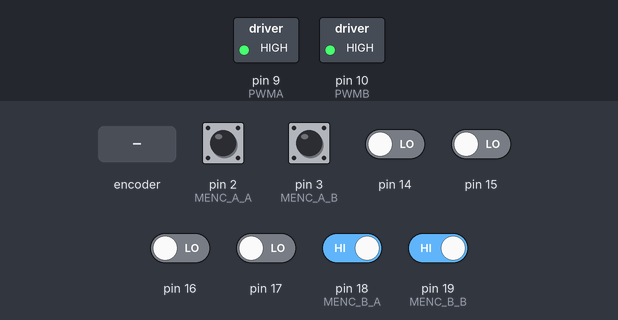
Simulated run of this program. Board: Arduino Uno, built with avr-gcc and run on an emulated ATmega328P. Parts: switched loads named in the program (green lamp = pin HIGH). Inputs (shaded band) come from the test bench; at power-on: pin 2 (MENC_A_A), pin 3 (MENC_A_B), pin 18 (MENC_B_A), pin 19 (MENC_B_B) HIGH, pin 14–17 LOW. Random numbers use the default seed unless the program sets one; what the program prints to the serial monitor is not drawn.

Above: at 1.2 s.
1.3 s: pin 18 (MENC_B_A) driven LOW
4.3 s: pin 19 (MENC_B_B) driven LOW
7.3 s: rotary encoder on pin 2 (MENC_A_A) / pin 3 (MENC_A_B) turned 3 steps (first pin leading)
Timing chart, 0 to 10.3 s (numbered marks = the images above; inputs shaded):
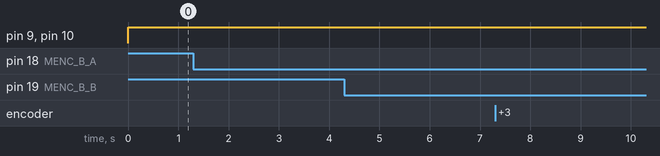

The program:

main.cpp
```cpp
#include <menc/menc.hpp>
#include <pidker/pidker.hpp>

MENC menc;
PIDKER pdiker;

MotorPID leftMotor(0.0, 0.0, 0.0, MOTOR_A_L1, MOTOR_A_L2, PWMA);
MotorPID rightMotor(0.0, 0.0, 0.0, MOTOR_B_L1, MOTOR_B_L2, PWMB);

#define TARGET_MIN 2500 // Minimum target position for erratic function
#define TARGET_MAX 3200 // Maximum target position for erratic function
#define TARGET_CHANGE_INTERVAL_MS 500 // Change target every 500 milliseconds (0.5 seconds)

void setup() {
  Serial.begin(115200);
}


float getErraticTargetPosition() {
  static unsigned long lastTargetChangeTime = 0;
  static float currentErraticTarget = 2800; // Initial target (can be any value within range)

  unsigned long currentTime = millis();
  if (currentTime - lastTargetChangeTime >= TARGET_CHANGE_INTERVAL_MS) {
    currentErraticTarget = random(TARGET_MIN, TARGET_MAX + 1); // +1 to include TARGET_MAX in range
    lastTargetChangeTime = currentTime;
  }
  return currentErraticTarget;
}

void loop() {
  float ert = getErraticTargetPosition();
  pdiker.calculatePID(leftMotor, ert, menc.MENC_A_POS);
  pdiker.calculatePID(rightMotor, ert, menc.MENC_B_POS);
  Serial.print(menc.MENC_A_POS);
  Serial.print(" ");
  Serial.println(menc.MENC_B_POS);
}
```

menc.cpp
```cpp
#include <menc/menc.hpp>

// set initial values for encoder positions
volatile long MENC::MENC_A_POS = 0l;
volatile long MENC::MENC_B_POS = 0l;
const int8_t MENC::ENCUP_TABLE[] = {0,1,-1,0,-1,0,0,1,1,0,0,-1,0,-1,1,0};

MENC::MENC() {
	pinMode(MENC_A_A, INPUT);  // PD2 (Pin D2)
	pinMode(MENC_A_B, INPUT);  // PD3 (Pin D3)
	pinMode(MENC_B_A, INPUT);  // PC4 (Pin A4)
	pinMode(MENC_B_B, INPUT);  // PC5 (Pin A5)

	// Enable pin change interrupts for PD2, PD3, PC4, and PC5
    PCMSK2 |= (1 << MENC_A_A) | (1 << MENC_A_B);  // Enable interrupt for PD2 and PD3
    PCMSK1 |= (1 << MENC_B_A) | (1 << MENC_B_B);  // Enable interrupt for PC4 and PC5
    PCICR |= (1 << PCIE1) | (1 << PCIE2);         // Enable PCINT1 and PCINT2 interrupt groups

    sei();  // Enable global interrupts
}

// MOTOR_B
ISR(PCINT1_vect) {
	static uint8_t enc_last_read = 0;
	enc_last_read <<=2;
	// b00aa0000
	// b00000011 << 4 = b00110000
	// Mask it with &

	enc_last_read |= (PINC & (3 << 4)) >> 4;
	MENC::MENC_B_POS += MENC::ENCUP_TABLE[(enc_last_read & 0x0f)];
}

// MOTOR_A
ISR(PCINT2_vect) {
	static uint8_t enc_last_read = 0;
	enc_last_read <<=2;
	// 00000011 << 2
	enc_last_read |= (PIND & (3 << 2)) >> 2;
	MENC::MENC_A_POS += MENC::ENCUP_TABLE[(enc_last_read & 0x0f)];
}

EncoderValues MENC::getEncoderValues() {
	EncoderValues vals;
	vals.MOTOR_A = MENC_A_POS;
	vals.MOTOR_B = MENC_B_POS;
	return vals;
}
```

menc.hpp
```cpp
#include <Arduino.h>
#pragma once

// DEFINE PORTD (Actual) PCINT pins
#define MENC_A_A PD2
#define MENC_A_B PD3

// DEFINE PORTC (Analog) PCINT pins
#define MENC_B_A PC4
#define MENC_B_B PC5

struct EncoderValues {
	long MOTOR_A;
	long MOTOR_B;
};

class MENC{
public:
	static const int8_t ENCUP_TABLE[];
	static volatile long MENC_A_POS;
	static volatile long MENC_B_POS;
	MENC();
	static EncoderValues getEncoderValues();
};
```

miver.cpp
```cpp
#include <miver/miver.hpp>
MIVER::MIVER() {
	pinMode(MOTOR_A_L1, OUTPUT);
	pinMode(MOTOR_A_L2, OUTPUT);
	pinMode(MOTOR_B_L1, OUTPUT);
	pinMode(MOTOR_B_L2, OUTPUT);

	pinMode(PWMA, OUTPUT);
	pinMode(PWMB, OUTPUT);
}

// r (0 not reversed, 1 reversed) i (i 1 left, 0 right)
void MIVER::setMotorSpeed(int i, int speed) {
	int r = 0;
	if (speed < 0) {
		speed= -speed;
		r = 1;
	}
	if (speed > 255) speed=255;
	if (i == 1) {
		analogWrite(PWMA, speed);
		if (r == 0) {digitalWrite(MOTOR_A_L1, HIGH); digitalWrite(MOTOR_A_L2, LOW);}
		if (r == 1) {digitalWrite(MOTOR_A_L1, LOW); digitalWrite(MOTOR_A_L2, HIGH);}
	} else {
		analogWrite(PWMB, speed);
		if (r == 0) {digitalWrite(MOTOR_B_L1, HIGH); digitalWrite(MOTOR_B_L2, LOW);}
		if (r == 1) {digitalWrite(MOTOR_B_L1, LOW); digitalWrite(MOTOR_B_L2, HIGH);}
	}
}

void MIVER::setMotorSpeeds(int right, int left) {
    MIVER::setMotorSpeed(1, left);  // Set MOTOR_B (left motor)
    MIVER::setMotorSpeed(0, right); // Set MOTOR_A (right motor)
}
```

miver.hpp
```cpp
#include <Arduino.h>
#pragma once

#define MOTOR_A_L1 13
#define MOTOR_A_L2 12
#define MOTOR_B_L1 8
#define MOTOR_B_L2 7
#define PWMA 9
#define PWMB 10

class MIVER {
public:
	MIVER::MIVER();
	void setMotorSpeed(int i, int speed);
	void setMotorSpeeds(int right, int left);
};
```

pdiker.cpp
```cpp
#include <pidker/pidker.hpp>

PIDKER::PIDKER() {

}

void PIDKER::doPID(float targetLeft, float targetRight) {

}

float PIDKER::calculatePID(MotorPID &motor, long targetPos, long currentPos) {

	//
	float error = targetPos - currentPos;

	if(abs(error) < DBAND) {
		motor.einteg = 0;
		digitalWrite(motor.L1, LOW);
		digitalWrite(motor.L2, LOW);
		analogWrite(motor.EN, 0);
		return 0;
	}

	motor.einteg = constrain(motor.einteg + error, -MINTEG, MINTEG);
	float derivative = error - motor.lastError;
	motor.lastError = error;

	float output = KP * error + KI * motor.einteg + KD * derivative;
	int pwmSpeed = constrain(abs(output), 0, 255);
	analogWrite(motor.EN, pwmSpeed);
	if (output > HSTTHRES) {
		digitalWrite(motor.L1, HIGH);
		digitalWrite(motor.L2, LOW);
		motor.hysterisis = output;
	} else if (output < -HSTTHRES) {
		digitalWrite(motor.L1, LOW);
		digitalWrite(motor.L2, HIGH);
		motor.hysterisis = output;
	} else {
		if (motor.hysterisis > 0) {
			digitalWrite(motor.L1, HIGH);
			digitalWrite(motor.L2, LOW);
		} else {
			digitalWrite(motor.L1, LOW);
			digitalWrite(motor.L2, HIGH);
		}
	}
}
```

pidker.hpp
```cpp
#include <Arduino.h>
#include <menc/menc.hpp>
#include <miver/miver.hpp>

#pragma once
#define KP 0.45
#define KI 0.15
#define KD 0.40
#define DBAND 5.0
#define MINTEG 100.0
#define HSTTHRES 5

struct MotorPID {
	float einteg = 0;
	float lastError = 0;
	float hysterisis = 0;

	int L1;
	int L2;
	int EN;
	MotorPID(float einteg = 0, float lastError = 0, float hysterisis = 0,
             int l1 = 0, int l2 = 0, int en = 0)
        : einteg(einteg), lastError(lastError), hysterisis(hysterisis),
          L1(l1), L2(l2), EN(en) {}
};

class PIDKER {
public:

	PIDKER::PIDKER();
	void doPID(float targetLeft, float targetRight);
	float calculatePID(MotorPID &motor, long targetPos, long currentPos);
};
// float MENC::findUofT(long targetPos)
// {
// 	// Tuned PID gains (adjust based on your system)
// 	float kp = 0.8;			 // Reduced proportional gain
// 	float ki = 0.1;			 // Reduced integral gain
// 	float kd = 0.3;			 // Adjusted derivative gain
// 	float deadband = 5;		 // Minimum error to respond to
// 	float maxIntegral = 100; // Anti-windup

// 	// Calculate error
// 	float error = targetPos - motorLeftPosition;

// 	// Deadband - ignore small errors
// 	if (abs(error) < deadband)
// 	{
// 		digitalWrite(MOTOR_LEADS_A1, LOW);
// 		digitalWrite(MOTOR_LEADS_B1, LOW);
// 		einteg = 0; // Reset integral term
// 		return 0;
// 	}

// 	// PID calculations with clamping
// 	einteg += error;
// 	einteg = constrain(einteg, -maxIntegral, maxIntegral); // Anti-windup
// 	float derivative = error - lastError;
// 	lastError = error;

// 	float output = kp * error + ki * einteg + kd * derivative;

// 	// Hysteresis control
// 	static float hysteresis = 0;
// 	const float hysteresisThreshold = 10; // Adjust based on needed smoothness

// 	if (output > hysteresisThreshold)
// 	{
// 		digitalWrite(MOTOR_LEADS_A1, HIGH);
// 		digitalWrite(MOTOR_LEADS_B1, LOW);
// 		hysteresis = output; // Remember last direction
// 	}
// 	else if (output < -hysteresisThreshold)
// 	{
// 		digitalWrite(MOTOR_LEADS_A1, LOW);
// 		digitalWrite(MOTOR_LEADS_B1, HIGH);
// 		hysteresis = output;
// 	}
// 	else
// 	{
// 		// Maintain previous state until threshold crossed
// 		if (hysteresis > 0)
// 		{
// 			digitalWrite(MOTOR_LEADS_A1, HIGH);
// 			digitalWrite(MOTOR_LEADS_B1, LOW);
// 		}
// 		else
// 		{
// 			digitalWrite(MOTOR_LEADS_A1, LOW);
// 			digitalWrite(MOTOR_LEADS_B1, HIGH);
// 		}
// 	}

// 	return output;
// }
```
